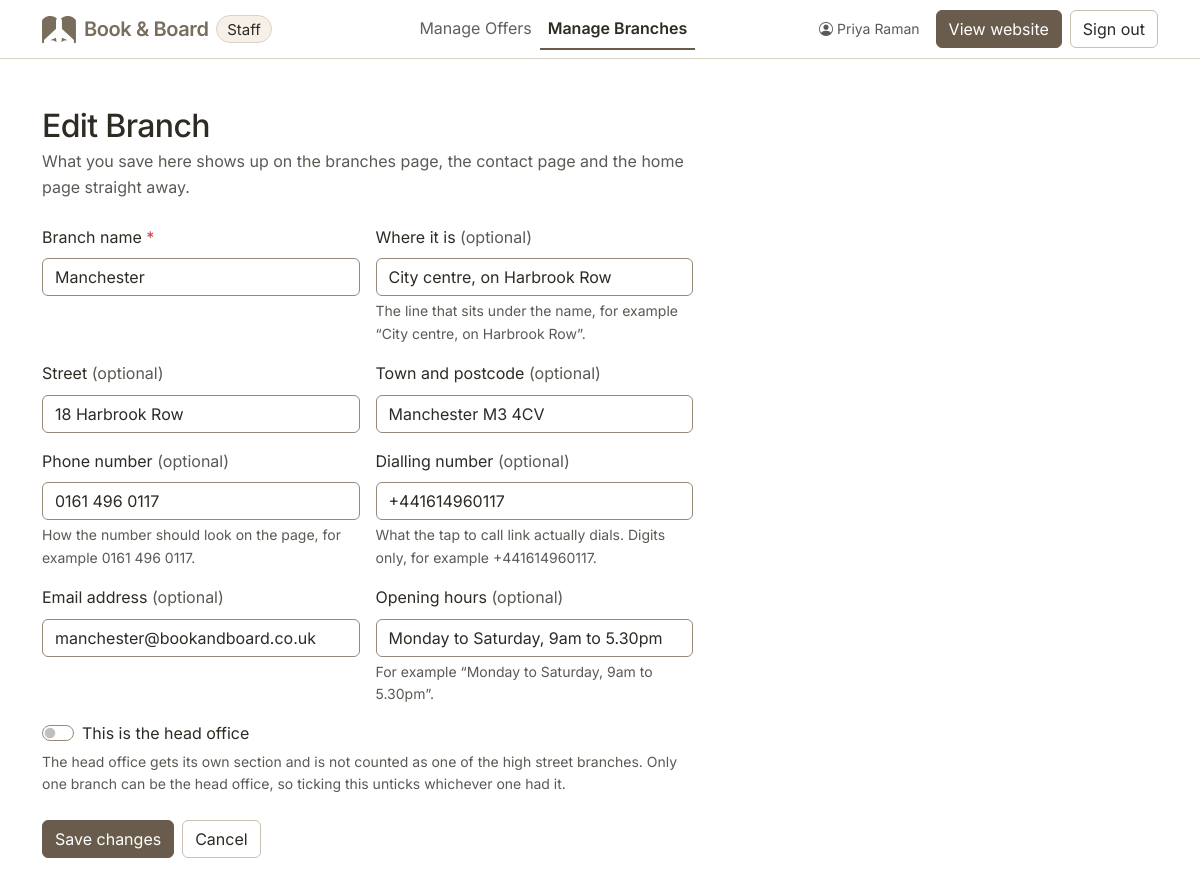
Page /staff/branch-form.php?id=1 (signed in) on the committed database.
### tables this page shows
CREATE TABLE IF NOT EXISTS branches (
  id             INT UNSIGNED NOT NULL AUTO_INCREMENT,
  name           VARCHAR(100) NOT NULL,
  location       VARCHAR(150) NOT NULL DEFAULT '',
  street         VARCHAR(150) NOT NULL DEFAULT '',
  area           VARCHAR(150) NOT NULL DEFAULT '',
  phone          VARCHAR(30)  NOT NULL DEFAULT '',
  tel            VARCHAR(30)  NOT NULL DEFAULT '',
  email          VARCHAR(190) NOT NULL DEFAULT '',
  hours          VARCHAR(120) NOT NULL DEFAULT '',
  is_head_office TINYINT(1)   NOT NULL DEFAULT 0,
  created_at     DATETIME     NOT NULL DEFAULT CURRENT_TIMESTAMP,
  PRIMARY KEY (id),
  KEY idx_branches_office (is_head_office, id)
);

### includes/db.php (called while the page is built, shortened)
<?php
function db(): PDO
{
    static $pdo = null;
    if ($pdo === null) {
        $dsn = sprintf('mysql:host=%s;port=%d;dbname=%s;charset=utf8mb4', DB_HOST, DB_PORT, DB_NAME);
        $pdo = new PDO($dsn, DB_USER, DB_PASS, [
            PDO::ATTR_ERRMODE            => PDO::ERRMODE_EXCEPTION,
            PDO::ATTR_DEFAULT_FETCH_MODE => PDO::FETCH_ASSOC,
            PDO::ATTR_EMULATE_PREPARES   => false,
        ]);
    }
    return $pdo;
}
function db_available(): bool
{
    static $available = null;
    if ($available === null) {
        try {
            $available = true;
        } catch (PDOException $e) {
            $available = false;
        }
    }
    return $available;
}
function branch_row(array $row): array
{
    $row['id']           = (int) $row['id'];
    $row['isHeadOffice'] = (bool) $row['isHeadOffice'];
    return $row;
}
function branches_select(string $conditions, array $params = []): array
{
    $statement = db()->prepare(
        'SELECT id, name, location, street, area, phone, tel, email, hours,
                is_head_office AS isHeadOffice
           FROM branches ' . $conditions
    );
    $statement->execute($params);
    return array_map('branch_row', $statement->fetchAll());
}
function branches_find(int $id): ?array
{
    return branches_select('WHERE id = ? LIMIT 1', [$id])[0] ?? null;
}

### includes/format.php (called while the page is built, shortened)
<?php
function e(string $value): string
{
    return htmlspecialchars($value, ENT_QUOTES, 'UTF-8');
}
function invalid(array $errors, string $field): string
{
    return isset($errors[$field]) ? ' is-invalid' : '';
}

### staff/branch-form.php (the view, shortened to what this page needs)
<?php
$id       = (int) ($_GET['id'] ?? 0);
$existing = $id ? branches_find($id) : null;
$editing = (bool) $existing;
$values = [
    'name'         => $existing['name']     ?? '',
    'location'     => $existing['location'] ?? '',
    'street'       => $existing['street']   ?? '',
    'area'         => $existing['area']     ?? '',
    'phone'        => $existing['phone']    ?? '',
    'tel'          => $existing['tel']      ?? '',
    'email'        => $existing['email']    ?? '',
    'hours'        => $existing['hours']    ?? '',
    'isHeadOffice' => $existing['isHeadOffice'] ?? false,
];
$errors = [];
require_once(__DIR__ . '/../includes/staff-header.php');
?>
<div class="col-lg-9 col-xl-7">
  <h1 class="h2 mb-1"><?= $editing ? 'Edit Branch' : 'Add Branch' ?></h1>
  <p class="text-body-secondary mb-4">
    What you save here shows up on the branches page, the contact page and the home page straight away.
  </p>
  <form method="post" action="branch-form.php<?= $editing ? '?id=' . (int) $existing['id'] : '' ?>"
        class="row g-3" novalidate>
    <div class="col-md-6">
      <label for="name" class="form-label">
        Branch name <span class="text-danger" aria-hidden="true">*</span>
      </label>
      <input type="text" class="form-control<?= invalid($errors, 'name') ?>"
             id="name" name="name" value="<?= e($values['name']) ?>"
             <?= isset($errors['name']) ? 'aria-invalid="true" aria-describedby="name-error"' : '' ?> required>
    </div>
    <div class="col-md-6">
      <label for="location" class="form-label">
        Where it is <span class="text-body-secondary fw-normal">(optional)</span>
      </label>
      <input type="text" class="form-control" id="location" name="location"
             value="<?= e($values['location']) ?>" aria-describedby="location-help">
      <div class="form-text" id="location-help">The line that sits under the name, for example “City centre, on Harbrook Row”.</div>
    </div>
    <div class="col-md-6">
      <label for="street" class="form-label">
        Street <span class="text-body-secondary fw-normal">(optional)</span>
      </label>
      <input type="text" class="form-control" id="street" name="street" value="<?= e($values['street']) ?>">
    </div>
    <div class="col-md-6">
      <label for="area" class="form-label">
        Town and postcode <span class="text-body-secondary fw-normal">(optional)</span>
      </label>
      <input type="text" class="form-control" id="area" name="area" value="<?= e($values['area']) ?>">
    </div>
    <div class="col-md-6">
      <label for="phone" class="form-label">
        Phone number <span class="text-body-secondary fw-normal">(optional)</span>
      </label>
      <input type="text" class="form-control<?= invalid($errors, 'phone') ?>"
             id="phone" name="phone" value="<?= e($values['phone']) ?>"
             aria-describedby="phone-help<?= isset($errors['phone']) ? ' phone-error' : '' ?>"
             <?= isset($errors['phone']) ? 'aria-invalid="true"' : '' ?>>
      <div class="form-text" id="phone-help">How the number should look on the page, for example 0161 496 0117.</div>
    </div>
    <div class="col-md-6">
      <label for="tel" class="form-label">
        Dialling number <span class="text-body-secondary fw-normal">(optional)</span>
      </label>
      <input type="text" class="form-control<?= invalid($errors, 'tel') ?>"
             id="tel" name="tel" value="<?= e($values['tel']) ?>"
             aria-describedby="tel-help<?= isset($errors['tel']) ? ' tel-error' : '' ?>"
             <?= isset($errors['tel']) ? 'aria-invalid="true"' : '' ?>>
      <div class="form-text" id="tel-help">What the tap to call link actually dials. Digits only, for example +441614960117.</div>
    </div>
    <div class="col-md-6">
      <label for="email" class="form-label">
        Email address <span class="text-body-secondary fw-normal">(optional)</span>
      </label>
      <input type="email" class="form-control<?= invalid($errors, 'email') ?>"
             id="email" name="email" value="<?= e($values['email']) ?>"
             <?= isset($errors['email']) ? 'aria-invalid="true" aria-describedby="email-error"' : '' ?>>
    </div>
    <div class="col-md-6">
      <label for="hours" class="form-label">
        Opening hours <span class="text-body-secondary fw-normal">(optional)</span>
      </label>
      <input type="text" class="form-control" id="hours" name="hours" value="<?= e($values['hours']) ?>"
             aria-describedby="hours-help">
      <div class="form-text" id="hours-help">For example “Monday to Saturday, 9am to 5.30pm”.</div>
    </div>
    <div class="col-12">
      <div class="form-check form-switch">
        <input class="form-check-input" type="checkbox" role="switch" value="1"
               id="isHeadOffice" name="isHeadOffice" <?= $values['isHeadOffice'] ? 'checked' : '' ?>
               aria-describedby="isHeadOffice-help">
        <label class="form-check-label" for="isHeadOffice">
          This is the head office
        </label>
      </div>
      <div class="form-text" id="isHeadOffice-help">
        The head office gets its own section and is not counted as one of the high street branches.
        Only one branch can be the head office, so ticking this unticks whichever one had it.
      </div>
    </div>
    <div class="col-12 d-grid gap-2 d-sm-flex mt-4">
      <button type="submit" class="btn btn-primary"><?= $editing ? 'Save changes' : 'Add branch' ?></button>
      <a class="btn btn-outline-secondary" href="branches.php">Cancel</a>
    </div>
  </form>
</div>
  </div>
</main>
</body>
</html>

### assets/css/theme.css (style rules this page uses)
:root { --brand: #6A5C4D; --brand-logo: #796D5D; --brand-dark: #574B3E; --brand-darker: #4A4034; --ink: #2E2A24; --tint: #F7F0E8; --rule: #D9D2C6; --rule-strong: #C9C0B2; --field-border: #95897A; --accent-ink: #1F4E4A; --ink-wash: rgba(46, 42, 36, 0.14); --focus-ring: 0 0 0 0.25rem rgba(123, 108, 91, 0.35); --bs-body-font-family: "Inter", system-ui, -apple-system, "Segoe UI", sans-serif; --bs-body-line-height: 1.6; --bs-primary-rgb: 106, 92, 77; --bs-dark-rgb: 46, 42, 36; --bs-body-color: var(--ink); --bs-body-color-rgb: 46, 42, 36; --bs-border-color: var(--rule); --bs-light-rgb: 247, 240, 232; --bs-tertiary-bg: var(--tint); --bs-tertiary-bg-rgb: 247, 240, 232; --bs-secondary-color: rgba(46, 42, 36, 0.78); --bs-link-color: var(--brand-dark); --bs-link-color-rgb: 87, 75, 62; --bs-link-hover-color: var(--brand-darker); }
.btn { --bs-btn-focus-shadow-rgb: 123, 108, 91; }
.btn-primary { --bs-btn-bg: var(--brand); --bs-btn-border-color: var(--brand); --bs-btn-hover-bg: var(--brand-dark); --bs-btn-hover-border-color: var(--brand-dark); --bs-btn-active-bg: var(--brand-darker); --bs-btn-active-border-color: var(--brand-darker); --bs-btn-disabled-bg: var(--brand); --bs-btn-disabled-border-color: var(--brand); --bs-btn-disabled-color: #fff; }
.btn-outline-secondary { --bs-btn-color: var(--ink); --bs-btn-border-color: var(--rule-strong); --bs-btn-hover-color: var(--ink); --bs-btn-hover-bg: var(--ink-wash); --bs-btn-hover-border-color: var(--ink); --bs-btn-active-color: var(--bs-body-bg); --bs-btn-active-bg: var(--ink); --bs-btn-active-border-color: var(--ink); --bs-btn-disabled-color: var(--ink); --bs-btn-disabled-border-color: var(--rule-strong); }
.form-control, .form-select, .form-check-input { border-color: var(--field-border); }
h1, h2, h3, .display-4, .navbar-brand .fw-semibold { letter-spacing: -0.02em; }
h1, .display-4 { font-weight: 700; }
h1 { font-size: clamp(2.25rem, 1.65rem + 2.2vw, 3.15rem); line-height: 1.1; }
body { min-height: 100dvh; }
[id], a, button, input, select, textarea, summary, [tabindex] { scroll-margin-top: 5rem; }

### rows in the picture
branches: name "Manchester", location "City centre, on Harbrook Row", street "18 Harbrook Row", area "Manchester M3 4CV", phone "0161 496 0117", tel "+441614960117", email "manchester@bookandboard.co.uk", hours "Monday to Saturday, 9am to 5.30pm"

### other values in the picture
$staff['name'] "Priya Raman"
